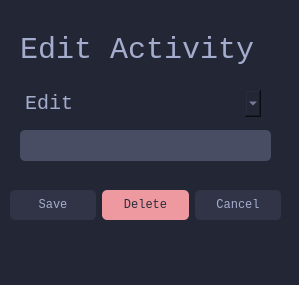
<?xml version="1.0" encoding="UTF-8"?>
<ui version="4.0">
 <class>Form</class>
 <widget class="QWidget" name="Form">
  <property name="geometry">
   <rect>
    <x>0</x>
    <y>0</y>
    <width>299</width>
    <height>285</height>
   </rect>
  </property>
  <property name="windowTitle">
   <string>Form</string>
  </property>
  <property name="styleSheet">
   <string notr="true">color: #a5adce;
font-family: Liberation Mono;
background-color: #232634;
border-radius: 5%;</string>
  </property>
  <widget class="QTextEdit" name="line">
   <property name="geometry">
    <rect>
     <x>20</x>
     <y>130</y>
     <width>251</width>
     <height>31</height>
    </rect>
   </property>
   <property name="styleSheet">
    <string notr="true">background-color:#494d64</string>
   </property>
  </widget>
  <widget class="QLabel" name="label">
   <property name="geometry">
    <rect>
     <x>20</x>
     <y>20</y>
     <width>241</width>
     <height>61</height>
    </rect>
   </property>
   <property name="styleSheet">
    <string notr="true">color: #a5adce;
font-family: Liberation Mono;
background-color: #232634;
border-radius: 5%;
font-size: 30px;</string>
   </property>
   <property name="text">
    <string>Edit Activity</string>
   </property>
  </widget>
  <widget class="QComboBox" name="comboBox">
   <property name="geometry">
    <rect>
     <x>20</x>
     <y>90</y>
     <width>241</width>
     <height>27</height>
    </rect>
   </property>
   <property name="styleSheet">
    <string notr="true">font-size: 20px;</string>
   </property>
   <item>
    <property name="text">
     <string>Edit</string>
    </property>
   </item>
   <item>
    <property name="text">
     <string>Set Time</string>
    </property>
   </item>
  </widget>
  <widget class="QWidget" name="layoutWidget">
   <property name="geometry">
    <rect>
     <x>10</x>
     <y>180</y>
     <width>271</width>
     <height>51</height>
    </rect>
   </property>
   <layout class="QHBoxLayout" name="horizontalLayout">
    <item>
     <widget class="QPushButton" name="buttSave">
      <property name="sizePolicy">
       <sizepolicy hsizetype="Minimum" vsizetype="Fixed">
        <horstretch>0</horstretch>
        <verstretch>0</verstretch>
       </sizepolicy>
      </property>
      <property name="minimumSize">
       <size>
        <width>0</width>
        <height>30</height>
       </size>
      </property>
      <property name="styleSheet">
       <string notr="true">background-color: #303446;</string>
      </property>
      <property name="text">
       <string>Save</string>
      </property>
     </widget>
    </item>
    <item>
     <widget class="QPushButton" name="deleteButt">
      <property name="sizePolicy">
       <sizepolicy hsizetype="Minimum" vsizetype="Fixed">
        <horstretch>0</horstretch>
        <verstretch>0</verstretch>
       </sizepolicy>
      </property>
      <property name="minimumSize">
       <size>
        <width>0</width>
        <height>30</height>
       </size>
      </property>
      <property name="styleSheet">
       <string notr="true">background-color:#ee99a0;
color: #292c3c</string>
      </property>
      <property name="text">
       <string>Delete</string>
      </property>
     </widget>
    </item>
    <item>
     <widget class="QPushButton" name="buttCancel">
      <property name="sizePolicy">
       <sizepolicy hsizetype="Minimum" vsizetype="Fixed">
        <horstretch>0</horstretch>
        <verstretch>0</verstretch>
       </sizepolicy>
      </property>
      <property name="minimumSize">
       <size>
        <width>0</width>
        <height>30</height>
       </size>
      </property>
      <property name="styleSheet">
       <string notr="true">background-color: #303446;</string>
      </property>
      <property name="text">
       <string>Cancel</string>
      </property>
     </widget>
    </item>
   </layout>
  </widget>
 </widget>
 <resources/>
 <connections/>
</ui>
